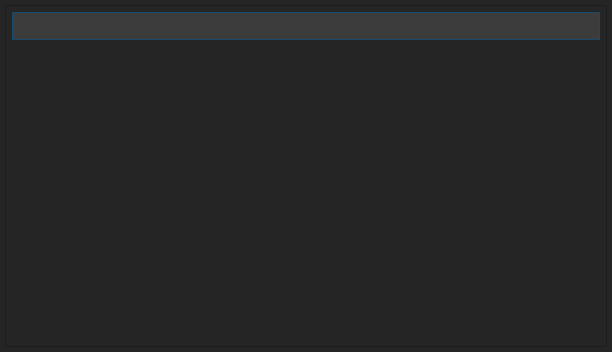
<?xml version="1.0" encoding="UTF-8"?>
<ui version="4.0">
 <class>Cmd</class>
 <widget class="QWidget" name="Cmd">
  <property name="geometry">
   <rect>
    <x>0</x>
    <y>0</y>
    <width>612</width>
    <height>352</height>
   </rect>
  </property>
  <property name="sizePolicy">
   <sizepolicy hsizetype="Preferred" vsizetype="Preferred">
    <horstretch>0</horstretch>
    <verstretch>0</verstretch>
   </sizepolicy>
  </property>
  <property name="minimumSize">
   <size>
    <width>0</width>
    <height>0</height>
   </size>
  </property>
  <property name="font">
   <font>
    <stylestrategy>PreferAntialias</stylestrategy>
   </font>
  </property>
  <property name="windowTitle">
   <string>Cmd</string>
  </property>
  <property name="styleSheet">
   <string notr="true">
QWidget {
	background-color: #252525;
}

QLineEdit {
	color: #bdbdbd;
	background-color: #3c3c3c;
	border: 1px solid #174a6c;
	margin: 6px 6px 6px 6px;
}

QListView {
	color: #bdbdbd;
	border: 0 transparent;
	margin: 6px 6px 6px 6px;
}

QListView::item:selected:!active {
	color: #bdbdbd;
    background: #073655;
}

QListView::item:hover {
    background: #2a2d2e;
}

QScrollBar:vertical {
	background: transparent;
	width: 10px;
}

QScrollBar::handle:vertical {
	background: rgba(70, 70, 70, 200);
    min-height: 30px;
}

QScrollBar::add-line:vertical {
    border: 0;
    width: 0;
    height: 0;
	background: transparent;
}

QScrollBar::sub-line:vertical {
    border: 0;
    width: 0;
    height: 0;
	background: transparent;
}

QScrollBar::add-page:vertical, QScrollBar::sub-page:vertical {
    background: none;
}</string>
  </property>
  <layout class="QHBoxLayout" name="horizontalLayout">
   <property name="spacing">
    <number>0</number>
   </property>
   <property name="leftMargin">
    <number>5</number>
   </property>
   <property name="topMargin">
    <number>5</number>
   </property>
   <property name="rightMargin">
    <number>5</number>
   </property>
   <property name="bottomMargin">
    <number>5</number>
   </property>
   <item>
    <widget class="QFrame" name="frame">
     <property name="frameShape">
      <enum>QFrame::StyledPanel</enum>
     </property>
     <property name="frameShadow">
      <enum>QFrame::Raised</enum>
     </property>
     <layout class="QVBoxLayout" name="verticalLayout">
      <property name="spacing">
       <number>0</number>
      </property>
      <property name="leftMargin">
       <number>0</number>
      </property>
      <property name="topMargin">
       <number>0</number>
      </property>
      <property name="rightMargin">
       <number>0</number>
      </property>
      <property name="bottomMargin">
       <number>0</number>
      </property>
      <item>
       <widget class="QLineEdit" name="lineEdit">
        <property name="sizePolicy">
         <sizepolicy hsizetype="Fixed" vsizetype="Fixed">
          <horstretch>0</horstretch>
          <verstretch>0</verstretch>
         </sizepolicy>
        </property>
        <property name="minimumSize">
         <size>
          <width>600</width>
          <height>40</height>
         </size>
        </property>
        <property name="font">
         <font>
          <family>Consolas</family>
          <pointsize>11</pointsize>
         </font>
        </property>
       </widget>
      </item>
      <item>
       <widget class="QListView" name="listView">
        <property name="sizePolicy">
         <sizepolicy hsizetype="Fixed" vsizetype="Expanding">
          <horstretch>0</horstretch>
          <verstretch>0</verstretch>
         </sizepolicy>
        </property>
        <property name="minimumSize">
         <size>
          <width>600</width>
          <height>300</height>
         </size>
        </property>
        <property name="maximumSize">
         <size>
          <width>16777215</width>
          <height>16777215</height>
         </size>
        </property>
        <property name="font">
         <font>
          <family>Consolas</family>
          <pointsize>11</pointsize>
         </font>
        </property>
        <property name="horizontalScrollBarPolicy">
         <enum>Qt::ScrollBarAlwaysOff</enum>
        </property>
        <property name="sizeAdjustPolicy">
         <enum>QAbstractScrollArea::AdjustIgnored</enum>
        </property>
        <property name="editTriggers">
         <set>QAbstractItemView::NoEditTriggers</set>
        </property>
        <property name="selectionBehavior">
         <enum>QAbstractItemView::SelectRows</enum>
        </property>
       </widget>
      </item>
     </layout>
    </widget>
   </item>
  </layout>
 </widget>
 <layoutdefault spacing="6" margin="11"/>
 <resources/>
 <connections/>
</ui>
